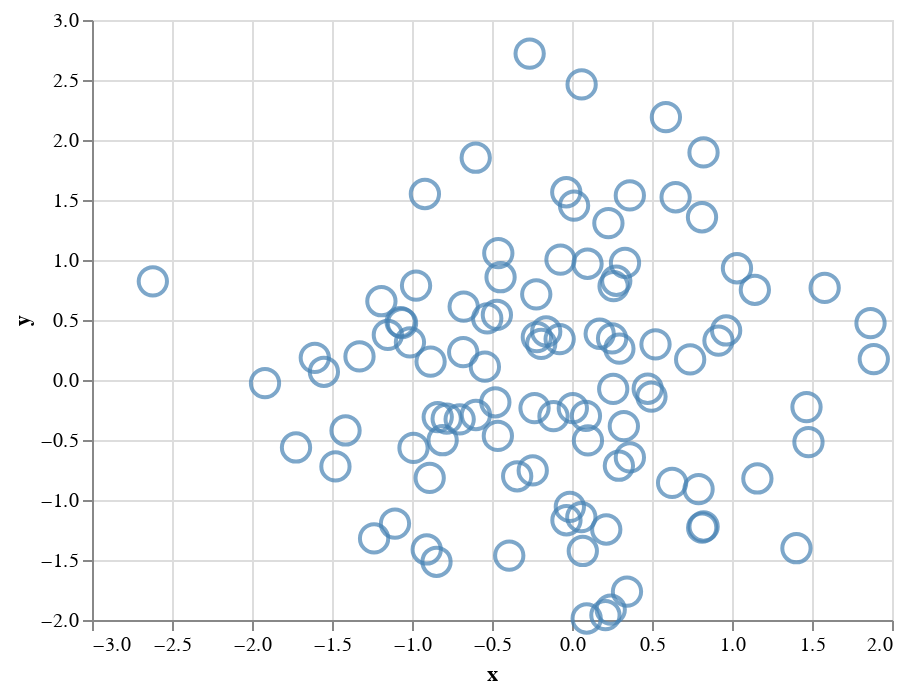

Source (notebook cell):
### Markdown cell above
Finally, the highest precedence setting is the "encoding" setting.

### Code cell
alt.Chart(data).mark_point(color = "green", filled = False).encode(
    x = "x:Q",
    y = "y:Q",
    color = alt.value("steelblue")
).configure_point(
    size = 200,
    color = "red",
    filled = True
)

### Figure 1 — Vega-Lite specification as saved in the notebook (floating-point values rounded to 4 significant figures)
{"config": {"view": {"continuousWidth": 400, "continuousHeight": 300}, "point": {"color": "red", "filled": true, "size": 200}}, "data": {"name": "data-36314fa13457ed6ac75c6d0d79479799"}, "mark": {"type": "point", "color": "green", "filled": false}, "encoding": {"color": {"value": "steelblue"}, "x": {"field": "x", "type": "quantitative"}, "y": {"field": "y", "type": "quantitative"}}, "$schema": "https://vega.github.io/schema/vega-lite/v4.17.0.json", "datasets": {"data-36314fa13457ed6ac75c6d0d79479799": [{"x": 0.4967, "y": -0.1383}, {"x": 0.6477, "y": 1.523}, {"x": -0.2342, "y": -0.2341}, {"x": 1.579, "y": 0.7674}, {"x": -0.4695, "y": 0.5426}, {"x": -0.4634, "y": -0.4657}, {"x": 0.242, "y": -1.913}, {"x": -1.725, "y": -0.5623}, {"x": -1.013, "y": 0.3142}, {"x": -0.908, "y": -1.412}, {"x": 1.466, "y": -0.2258}, {"x": 0.06753, "y": -1.425}, {"x": -0.5444, "y": 0.1109}, {"x": -1.151, "y": 0.3757}, {"x": -0.6006, "y": -0.2917}, {"x": -0.6017, "y": 1.852}, {"x": -0.0135, "y": -1.058}, {"x": 0.8225, "y": -1.221}, {"x": 0.2089, "y": -1.96}, {"x": -1.328, "y": 0.1969}, {"x": 0.7385, "y": 0.1714}, {"x": -0.1156, "y": -0.3011}, {"x": -1.479, "y": -0.7198}, {"x": -0.4606, "y": 1.057}, {"x": 0.3436, "y": -1.763}, {"x": 0.3241, "y": -0.3851}, {"x": -0.6769, "y": 0.6117}, {"x": 1.031, "y": 0.9313}, {"x": -0.8392, "y": -0.3092}, {"x": 0.3313, "y": 0.9755}, {"x": -0.4792, "y": -0.1857}, {"x": -1.106, "y": -1.196}, {"x": 0.8125, "y": 1.356}, {"x": -0.07201, "y": 1.004}, {"x": 0.3616, "y": -0.6451}, {"x": 0.3614, "y": 1.538}, {"x": -0.03583, "y": 1.565}, {"x": -2.62, "y": 0.8219}, {"x": 0.08705, "y": -0.299}, {"x": 0.09176, "y": -1.988}, {"x": -0.2197, "y": 0.3571}, {"x": 1.478, "y": -0.5183}, {"x": -0.8085, "y": -0.5018}, {"x": 0.9154, "y": 0.3288}, {"x": -0.5298, "y": 0.5133}, {"x": 0.09708, "y": 0.9686}, {"x": -0.7021, "y": -0.3277}, {"x": -0.3921, "y": -1.464}, {"x": 0.2961, "y": 0.2611}, {"x": 0.005113, "y": -0.2346}, {"x": -1.415, "y": -0.4206}, {"x": -0.3427, "y": -0.8023}, {"x": -0.1613, "y": 0.4041}, {"x": 1.886, "y": 0.1746}, {"x": 0.2576, "y": -0.07445}, {"x": -1.919, "y": -0.02651}, {"x": 0.06023, "y": 2.463}, {"x": -0.1924, "y": 0.3015}, {"x": -0.03471, "y": -1.169}, {"x": 1.143, "y": 0.7519}, {"x": 0.791, "y": -0.9094}, {"x": 1.403, "y": -1.402}, {"x": 0.5869, "y": 2.19}, {"x": -0.9905, "y": -0.5663}, {"x": 0.09965, "y": -0.5035}, {"x": -1.551, "y": 0.06856}, {"x": -1.062, "y": 0.4736}, {"x": -0.9194, "y": 1.55}, {"x": -0.7833, "y": -0.3221}, {"x": 0.8135, "y": -1.231}, {"x": 0.2275, "y": 1.307}, {"x": -1.607, "y": 0.1846}, {"x": 0.2599, "y": 0.7818}, {"x": -1.237, "y": -1.32}, {"x": 0.5219, "y": 0.297}, {"x": 0.2505, "y": 0.3464}, {"x": -0.68, "y": 0.2323}, {"x": 0.2931, "y": -0.7144}, {"x": 1.866, "y": 0.4738}, {"x": -1.191, "y": 0.6566}, {"x": -0.9747, "y": 0.7871}, {"x": 1.159, "y": -0.8207}, {"x": 0.9634, "y": 0.4128}, {"x": 0.8221, "y": 1.897}, {"x": -0.2454, "y": -0.7537}, {"x": -0.8895, "y": -0.8158}, {"x": -0.0771, "y": 0.3412}, {"x": 0.2767, "y": 0.8272}, {"x": 0.013, "y": 1.454}, {"x": -0.2647, "y": 2.72}, {"x": 0.6257, "y": -0.8572}, {"x": -1.071, "y": 0.4825}, {"x": -0.2235, "y": 0.714}, {"x": 0.4732, "y": -0.07283}, {"x": -0.8468, "y": -1.515}, {"x": -0.4465, "y": 0.8564}, {"x": 0.2141, "y": -1.246}, {"x": 0.1732, "y": 0.3853}, {"x": -0.8839, "y": 0.1537}, {"x": 0.05821, "y": -1.143}]}}
